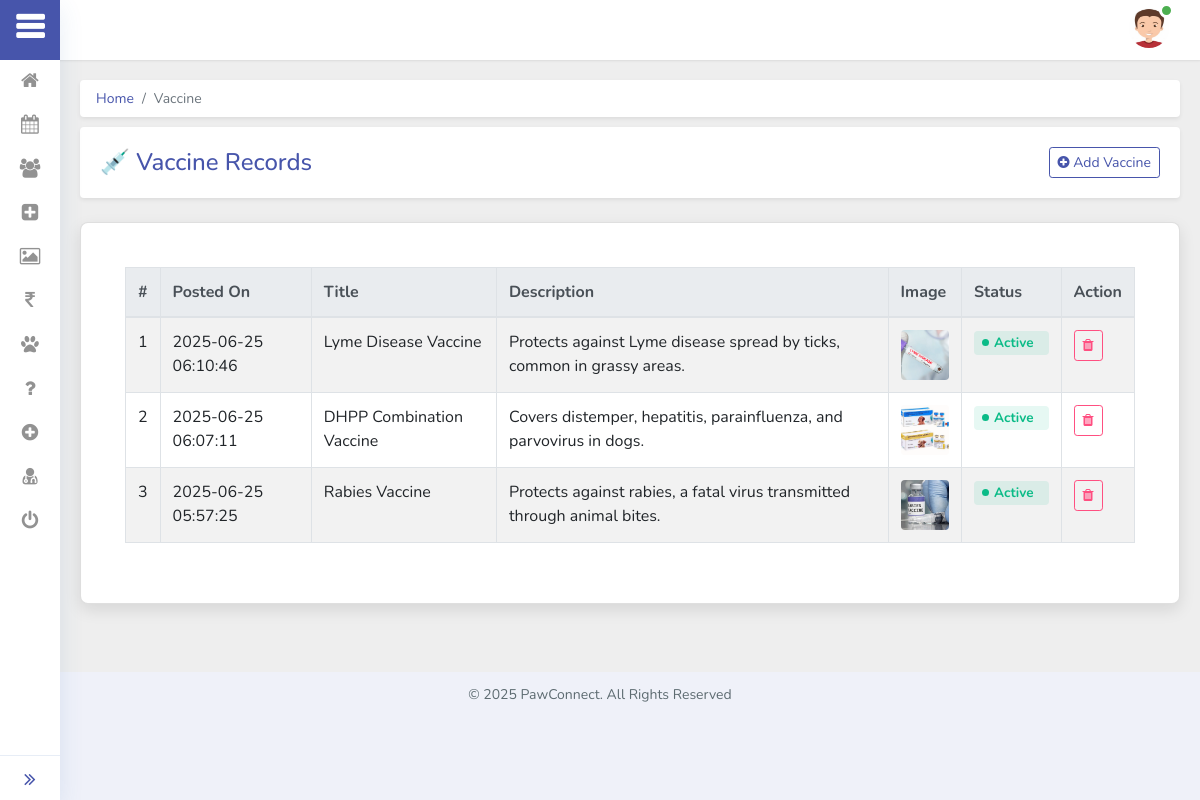
Screenshot of /starter/vaccine.php (signed in) with the database file from the repository.
### tables this page shows
CREATE TABLE `vaccine` (
  `id` int(15) NOT NULL,
  `title` varchar(200) NOT NULL,
  `description` text NOT NULL,
  `createddate` datetime NOT NULL DEFAULT current_timestamp(),
  `image` varchar(200) NOT NULL,
  `status` tinyint(1) NOT NULL
);

### starter/vaccine.php (the view, shortened to what this page needs)
<?php
include './connection.php';
include 'link.php';
include 'sidebar.php';
include 'header.php';
?>
<div class="main-content">
    <div class="container-fluid content-top-gap">
        <nav aria-label="breadcrumb">
            <ol class="breadcrumb my-breadcrumb bg-white px-3 py-2 rounded shadow-sm">
                <li class="breadcrumb-item"><a href="index.php">Home</a></li>
                <li class="breadcrumb-item active" aria-current="page">Vaccine</li>
            </ol>
        </nav>
        <div class="card shadow-sm border-0 mb-4">
            <div class="card-body d-flex justify-content-between align-items-center">
                <h4 class="mb-0 text-primary">💉 Vaccine Records</h4>
                <a href="add-vaccine.php" class="btn btn-outline-primary btn-sm">
                    <i class="fa fa-plus-circle"></i> Add Vaccine
                </a>
            </div>
        </div>
        <div class="card table-container p-lg-4 p-2 mb-5">
            <div class="card-body table-responsive">
                <table class="table table-bordered table-striped table-hover">
                    <thead class="thead-light">
                        <tr>
                            <th>#</th>
                            <th>Posted On</th>
                            <th>Title</th>
                            <th>Description</th>
                            <th>Image</th>
                            <th>Status</th>
                            <th>Action</th>
                        </tr>
                    </thead>
                    <tbody>
                        <?php
                        $query = mysqli_query($conn, "SELECT * FROM vaccine ORDER BY id DESC");
                        $cnt = 1;
                        while ($row = mysqli_fetch_array($query)) {
                            ?>
                            <tr>
                                <td><?php echo htmlentities($cnt); ?></td>
                                <td><?php echo htmlentities($row['createddate']); ?></td>
                                <td><?php echo htmlentities($row['title']); ?></td>
                                <td><?php echo htmlentities($row['description']); ?></td>
                                <td><img src="../<?php echo $row['image']; ?>" alt="Image"></td>
                                <td>
                                    <a href="vaccine.php?toggle_status=<?php echo $row['id']; ?>"
                                        class="badge badge-<?php echo $row['status'] ? 'success' : 'danger'; ?>"
                                        style="cursor:pointer;">
                                        <?php echo $row['status'] ? 'Active' : 'In-Active'; ?>
                                    </a>
                                </td>
                                <td>
                                    <a href="vaccine.php?id=<?php echo $row['id']; ?>&del=delete"
                                        onclick="return confirm('Are you sure you want to delete this vaccine?')"
                                        class="btn btn-sm btn-outline-danger">
                                        <i class="fa fa-trash"></i>
                                    </a>
                                </td>
                            </tr>
                            <?php $cnt++;
                        } ?>
                    </tbody>
                </table>
            </div>
        </div>
    </div>
</div>
<?php include 'footer.php'; ?>

### starter/vaccine.php (style rules this page uses)
.table-container { box-shadow: 0 6px 16px rgba(0, 0, 0, 0.1); border-radius: 8px; overflow: hidden; background: #fff; }
.table td img { height: 50px; width: 50px; object-fit: cover; border-radius: 4px; }

### rows the page displays
vaccine: createddate "2025-06-25 06:10:46", title "Lyme Disease Vaccine", description "Protects against Lyme disease spread by ticks, common in grassy areas.", image (picture), status "Active"
vaccine: createddate "2025-06-25 06:07:11", title "DHPP Combination Vaccine", description "Covers distemper, hepatitis, parainfluenza, and parvovirus in dogs.", image (picture), status "Active"
vaccine: createddate "2025-06-25 05:57:25", title "Rabies Vaccine", description "Protects against rabies, a fatal virus transmitted through animal bites.", image (picture), status "Active"
